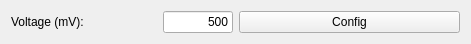
     <widget class="QWidget" name="layoutWidget">
      <property name="geometry">
       <rect>
        <x>630</x>
        <y>490</y>
        <width>471</width>
        <height>29</height>
       </rect>
      </property>
      <layout class="QHBoxLayout" name="horizontalLayout_39">
       <item>
        <layout class="QHBoxLayout" name="horizontalLayout_38">
         <item>
          <layout class="QHBoxLayout" name="horizontalLayout_37">
           <item>
            <widget class="QLabel" name="labelScanHeight_2">
             <property name="font">
              <font>
               <weight>50</weight>
               <bold>false</bold>
              </font>
             </property>
             <property name="text">
              <string>Voltage (mV):</string>
             </property>
            </widget>
           </item>
           <item>
            <widget class="QLineEdit" name="lineEditDaqVoltage">
             <property name="sizePolicy">
              <sizepolicy hsizetype="Fixed" vsizetype="Fixed">
               <horstretch>0</horstretch>
               <verstretch>0</verstretch>
              </sizepolicy>
             </property>
             <property name="maximumSize">
              <size>
               <width>70</width>
               <height>22</height>
              </size>
             </property>
             <property name="font">
              <font>
               <weight>50</weight>
               <bold>false</bold>
              </font>
             </property>
             <property name="toolTip">
              <string>Valid range: 50mm~700mm - Increment: 10mm</string>
             </property>
             <property name="statusTip">
              <string>Width of scan area. Valid range: 50mm~500mm - Increment: 10mm</string>
             </property>
             <property name="text">
              <string>500</string>
             </property>
             <property name="maxLength">
              <number>4</number>
             </property>
             <property name="alignment">
              <set>Qt::AlignRight|Qt::AlignTrailing|Qt::AlignVCenter</set>
             </property>
            </widget>
           </item>
          </layout>
         </item>
        </layout>
       </item>
       <item>
        <widget class="QPushButton" name="pushButtonDaqConfig">
         <property name="font">
          <font>
           <weight>50</weight>
           <bold>false</bold>
          </font>
         </property>
         <property name="statusTip">
          <string>Save the setting to file. (C:\FF_PE_UPI_Data\Setting)</string>
         </property>
         <property name="text">
          <string>Config</string>
         </property>
        </widget>
       </item>
      </layout>
     </widget>
